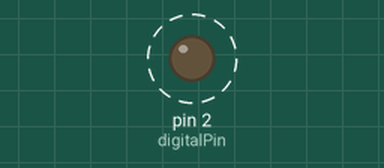
This sketch was run on a simulated Arduino Uno, built with avr-gcc and run on an emulated ATmega328P. Shown: output pins drawn as LEDs (lit = HIGH). Dashed ring = blinking. What the sketch prints to the serial monitor is not drawn.

Above: at 0.5 s.
Timing chart, 0 to 4.6 s (numbered marks = the images above):
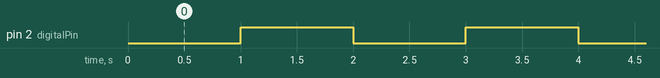

Measured:
- by itself, pin 2 (digitalPin): alternates HIGH for 1.0 s and LOW for 1.0 s

The sketch:

02-_Blink_LED.ino
```cpp
int digitalPin = 2;

void setup() {

  Serial.begin(9600);
  pinMode(digitalPin, OUTPUT);
}

void loop() {
  digitalWrite(digitalPin, LOW);
  Serial.println("LED State: Off");
  delay(1000);
  digitalWrite(digitalPin, HIGH);
  Serial.println("LED State: On");
  delay(1000);
}
```
